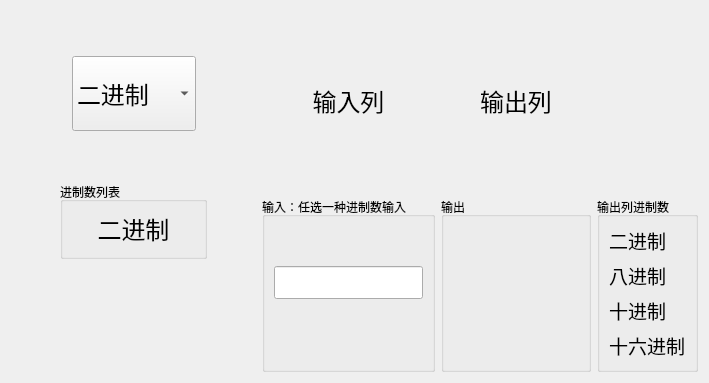
<?xml version="1.0" encoding="UTF-8"?>
<ui version="4.0">
 <class>Programmer</class>
 <widget class="QWidget" name="Programmer">
  <property name="geometry">
   <rect>
    <x>0</x>
    <y>0</y>
    <width>709</width>
    <height>383</height>
   </rect>
  </property>
  <property name="windowTitle">
   <string>Form</string>
  </property>
  <layout class="QHBoxLayout" name="horizontalLayout_5" stretch="1,0">
   <item>
    <layout class="QVBoxLayout" name="verticalLayout_4" stretch="4,2,4,4,10">
     <item>
      <spacer name="verticalSpacer">
       <property name="orientation">
        <enum>Qt::Vertical</enum>
       </property>
       <property name="sizeHint" stdset="0">
        <size>
         <width>20</width>
         <height>40</height>
        </size>
       </property>
      </spacer>
     </item>
     <item>
      <layout class="QHBoxLayout" name="horizontalLayout_3">
       <item>
        <spacer name="horizontalSpacer">
         <property name="orientation">
          <enum>Qt::Horizontal</enum>
         </property>
         <property name="sizeHint" stdset="0">
          <size>
           <width>40</width>
           <height>20</height>
          </size>
         </property>
        </spacer>
       </item>
       <item>
        <widget class="QComboBox" name="comboBox">
         <property name="minimumSize">
          <size>
           <width>0</width>
           <height>75</height>
          </size>
         </property>
         <property name="font">
          <font>
           <family>华文行楷</family>
           <pointsize>18</pointsize>
          </font>
         </property>
         <item>
          <property name="text">
           <string>二进制</string>
          </property>
         </item>
         <item>
          <property name="text">
           <string>八进制</string>
          </property>
         </item>
         <item>
          <property name="text">
           <string>十进制</string>
          </property>
         </item>
         <item>
          <property name="text">
           <string>十六进制</string>
          </property>
         </item>
        </widget>
       </item>
       <item>
        <spacer name="horizontalSpacer_2">
         <property name="orientation">
          <enum>Qt::Horizontal</enum>
         </property>
         <property name="sizeHint" stdset="0">
          <size>
           <width>40</width>
           <height>20</height>
          </size>
         </property>
        </spacer>
       </item>
      </layout>
     </item>
     <item>
      <spacer name="verticalSpacer_2">
       <property name="orientation">
        <enum>Qt::Vertical</enum>
       </property>
       <property name="sizeHint" stdset="0">
        <size>
         <width>20</width>
         <height>40</height>
        </size>
       </property>
      </spacer>
     </item>
     <item>
      <layout class="QHBoxLayout" name="horizontalLayout_4" stretch="1,3,1">
       <item>
        <spacer name="horizontalSpacer_3">
         <property name="orientation">
          <enum>Qt::Horizontal</enum>
         </property>
         <property name="sizeHint" stdset="0">
          <size>
           <width>40</width>
           <height>20</height>
          </size>
         </property>
        </spacer>
       </item>
       <item>
        <widget class="QGroupBox" name="groupBox">
         <property name="title">
          <string>进制数列表</string>
         </property>
         <layout class="QVBoxLayout" name="verticalLayout">
          <item>
           <widget class="QLabel" name="indication">
            <property name="sizePolicy">
             <sizepolicy hsizetype="Expanding" vsizetype="Expanding">
              <horstretch>0</horstretch>
              <verstretch>0</verstretch>
             </sizepolicy>
            </property>
            <property name="font">
             <font>
              <family>华文楷体</family>
              <pointsize>16</pointsize>
             </font>
            </property>
            <property name="text">
             <string>&lt;html&gt;&lt;head/&gt;&lt;body&gt;&lt;p align=&quot;center&quot;&gt;&lt;span style=&quot; font-size:18pt;&quot;&gt;二进制&lt;/span&gt;&lt;/p&gt;&lt;/body&gt;&lt;/html&gt;</string>
            </property>
           </widget>
          </item>
         </layout>
        </widget>
       </item>
       <item>
        <spacer name="horizontalSpacer_4">
         <property name="orientation">
          <enum>Qt::Horizontal</enum>
         </property>
         <property name="sizeHint" stdset="0">
          <size>
           <width>40</width>
           <height>20</height>
          </size>
         </property>
        </spacer>
       </item>
      </layout>
     </item>
     <item>
      <spacer name="verticalSpacer_3">
       <property name="orientation">
        <enum>Qt::Vertical</enum>
       </property>
       <property name="sizeHint" stdset="0">
        <size>
         <width>20</width>
         <height>40</height>
        </size>
       </property>
      </spacer>
     </item>
    </layout>
   </item>
   <item>
    <layout class="QGridLayout" name="gridLayout" rowstretch="1,0,0" columnstretch="5,0,0">
     <item row="0" column="1">
      <widget class="QLabel" name="label_12">
       <property name="sizePolicy">
        <sizepolicy hsizetype="Expanding" vsizetype="Maximum">
         <horstretch>0</horstretch>
         <verstretch>0</verstretch>
        </sizepolicy>
       </property>
       <property name="maximumSize">
        <size>
         <width>16777215</width>
         <height>200</height>
        </size>
       </property>
       <property name="font">
        <font>
         <family>华文楷体</family>
        </font>
       </property>
       <property name="text">
        <string>&lt;html&gt;&lt;head/&gt;&lt;body&gt;&lt;p align=&quot;center&quot;&gt;&lt;span style=&quot; font-size:18pt;&quot;&gt;输出列&lt;/span&gt;&lt;/p&gt;&lt;/body&gt;&lt;/html&gt;</string>
       </property>
      </widget>
     </item>
     <item row="0" column="0">
      <widget class="QLabel" name="label_13">
       <property name="sizePolicy">
        <sizepolicy hsizetype="Expanding" vsizetype="Maximum">
         <horstretch>0</horstretch>
         <verstretch>0</verstretch>
        </sizepolicy>
       </property>
       <property name="maximumSize">
        <size>
         <width>16777215</width>
         <height>200</height>
        </size>
       </property>
       <property name="font">
        <font>
         <family>华文楷体</family>
        </font>
       </property>
       <property name="text">
        <string>&lt;html&gt;&lt;head/&gt;&lt;body&gt;&lt;p align=&quot;center&quot;&gt;&lt;span style=&quot; font-size:18pt;&quot;&gt;输入列&lt;/span&gt;&lt;/p&gt;&lt;/body&gt;&lt;/html&gt;</string>
       </property>
      </widget>
     </item>
     <item row="2" column="2">
      <widget class="QGroupBox" name="groupBox_5">
       <property name="title">
        <string>输出列进制数</string>
       </property>
       <layout class="QVBoxLayout" name="verticalLayout_2">
        <item>
         <widget class="QLabel" name="label_14">
          <property name="sizePolicy">
           <sizepolicy hsizetype="Expanding" vsizetype="Expanding">
            <horstretch>0</horstretch>
            <verstretch>0</verstretch>
           </sizepolicy>
          </property>
          <property name="font">
           <font>
            <family>华文楷体</family>
            <pointsize>14</pointsize>
           </font>
          </property>
          <property name="text">
           <string>二进制</string>
          </property>
         </widget>
        </item>
        <item>
         <widget class="QLabel" name="label_15">
          <property name="sizePolicy">
           <sizepolicy hsizetype="Expanding" vsizetype="Expanding">
            <horstretch>0</horstretch>
            <verstretch>0</verstretch>
           </sizepolicy>
          </property>
          <property name="font">
           <font>
            <family>华文楷体</family>
            <pointsize>14</pointsize>
           </font>
          </property>
          <property name="text">
           <string>八进制</string>
          </property>
         </widget>
        </item>
        <item>
         <widget class="QLabel" name="label_16">
          <property name="sizePolicy">
           <sizepolicy hsizetype="Expanding" vsizetype="Expanding">
            <horstretch>0</horstretch>
            <verstretch>0</verstretch>
           </sizepolicy>
          </property>
          <property name="font">
           <font>
            <family>华文楷体</family>
            <pointsize>14</pointsize>
           </font>
          </property>
          <property name="text">
           <string>十进制</string>
          </property>
         </widget>
        </item>
        <item>
         <widget class="QLabel" name="label_17">
          <property name="sizePolicy">
           <sizepolicy hsizetype="Expanding" vsizetype="Expanding">
            <horstretch>0</horstretch>
            <verstretch>0</verstretch>
           </sizepolicy>
          </property>
          <property name="font">
           <font>
            <family>华文楷体</family>
            <pointsize>14</pointsize>
           </font>
          </property>
          <property name="text">
           <string>十六进制</string>
          </property>
         </widget>
        </item>
       </layout>
      </widget>
     </item>
     <item row="2" column="0">
      <layout class="QHBoxLayout" name="horizontalLayout_2" stretch="1">
       <item>
        <widget class="QGroupBox" name="groupBox_3">
         <property name="title">
          <string>输入：任选一种进制数输入</string>
         </property>
         <layout class="QVBoxLayout" name="verticalLayout_5" stretch="2,1,3">
          <item>
           <spacer name="verticalSpacer_4">
            <property name="orientation">
             <enum>Qt::Vertical</enum>
            </property>
            <property name="sizeHint" stdset="0">
             <size>
              <width>20</width>
              <height>40</height>
             </size>
            </property>
           </spacer>
          </item>
          <item>
           <widget class="QLineEdit" name="input">
            <property name="sizePolicy">
             <sizepolicy hsizetype="Expanding" vsizetype="Expanding">
              <horstretch>0</horstretch>
              <verstretch>20</verstretch>
             </sizepolicy>
            </property>
            <property name="maximumSize">
             <size>
              <width>16777215</width>
              <height>200</height>
             </size>
            </property>
            <property name="font">
             <font>
              <family>Consolas</family>
              <pointsize>16</pointsize>
             </font>
            </property>
           </widget>
          </item>
          <item>
           <spacer name="verticalSpacer_5">
            <property name="orientation">
             <enum>Qt::Vertical</enum>
            </property>
            <property name="sizeHint" stdset="0">
             <size>
              <width>20</width>
              <height>40</height>
             </size>
            </property>
           </spacer>
          </item>
         </layout>
        </widget>
       </item>
      </layout>
     </item>
     <item row="2" column="1">
      <widget class="QGroupBox" name="groupBox_4">
       <property name="sizePolicy">
        <sizepolicy hsizetype="Minimum" vsizetype="Preferred">
         <horstretch>110</horstretch>
         <verstretch>0</verstretch>
        </sizepolicy>
       </property>
       <property name="title">
        <string>输出</string>
       </property>
       <layout class="QVBoxLayout" name="verticalLayout_3">
        <item>
         <widget class="QLabel" name="bin_output">
          <property name="sizePolicy">
           <sizepolicy hsizetype="Expanding" vsizetype="Expanding">
            <horstretch>0</horstretch>
            <verstretch>0</verstretch>
           </sizepolicy>
          </property>
          <property name="font">
           <font>
            <family>Consolas</family>
            <pointsize>14</pointsize>
           </font>
          </property>
          <property name="text">
           <string/>
          </property>
         </widget>
        </item>
        <item>
         <widget class="QLabel" name="oct_output">
          <property name="sizePolicy">
           <sizepolicy hsizetype="Expanding" vsizetype="Expanding">
            <horstretch>0</horstretch>
            <verstretch>0</verstretch>
           </sizepolicy>
          </property>
          <property name="font">
           <font>
            <family>Consolas</family>
            <pointsize>14</pointsize>
           </font>
          </property>
          <property name="text">
           <string/>
          </property>
         </widget>
        </item>
        <item>
         <widget class="QLabel" name="dec_output">
          <property name="sizePolicy">
           <sizepolicy hsizetype="Expanding" vsizetype="Expanding">
            <horstretch>0</horstretch>
            <verstretch>0</verstretch>
           </sizepolicy>
          </property>
          <property name="font">
           <font>
            <family>Consolas</family>
            <pointsize>14</pointsize>
           </font>
          </property>
          <property name="text">
           <string/>
          </property>
         </widget>
        </item>
        <item>
         <widget class="QLabel" name="hex_output">
          <property name="sizePolicy">
           <sizepolicy hsizetype="Expanding" vsizetype="Expanding">
            <horstretch>0</horstretch>
            <verstretch>0</verstretch>
           </sizepolicy>
          </property>
          <property name="font">
           <font>
            <family>Consolas</family>
            <pointsize>14</pointsize>
           </font>
          </property>
          <property name="text">
           <string/>
          </property>
         </widget>
        </item>
       </layout>
      </widget>
     </item>
    </layout>
   </item>
  </layout>
 </widget>
 <resources/>
 <connections/>
</ui>
